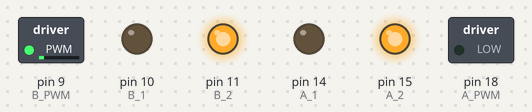
This sketch was run on a simulated Arduino Uno, built with avr-gcc and run on an emulated ATmega328P. Shown: switched loads named in the sketch (green lamp = pin HIGH), output pins drawn as LEDs (lit = HIGH).

Above: at 0.1 s.
Timing chart, 0 to 1.6 s (numbered marks = the images above):
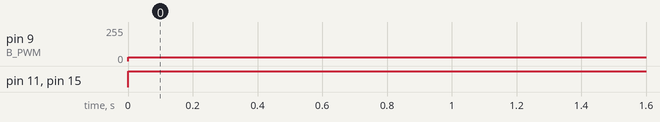

The sketch:

double_motor_control_by_driver_board.ino
```cpp
int B_PWM = 9;
int B_1 = 10;
int B_2 = 11;
int A_PWM = 18 ;
int A_1 = 14;
int A_2 = 15;


void setup() {
  pinMode(B_PWM, OUTPUT);
  pinMode(B_1, OUTPUT);
  pinMode(B_2, OUTPUT);
  pinMode(A_PWM, OUTPUT);
  pinMode(A_1, OUTPUT);
  pinMode(A_2, OUTPUT);
}

void loop() {
  digitalWrite(B_1,LOW);
  digitalWrite(B_2,HIGH);
  analogWrite(B_PWM,30);
  digitalWrite(A_1,LOW);
  digitalWrite(A_2,HIGH);
  analogWrite(A_PWM,20);
}
```

Measured:
- by itself, pin 9 (B_PWM): 0/255 → 30/255 at 0.00 s
- by itself, pin 11 (B_2), pin 15 (A_2): LOW → HIGH at 0.00 s
